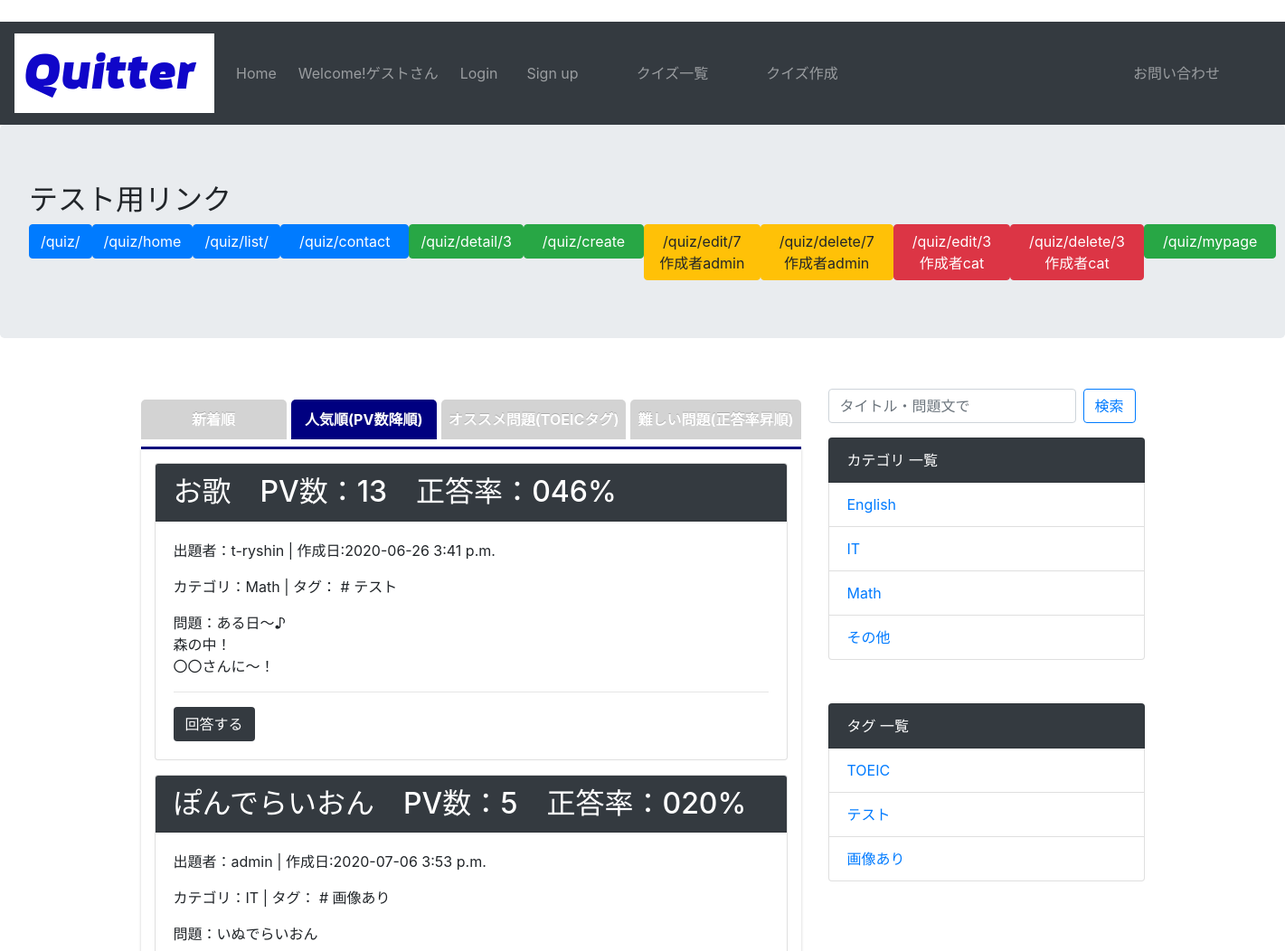
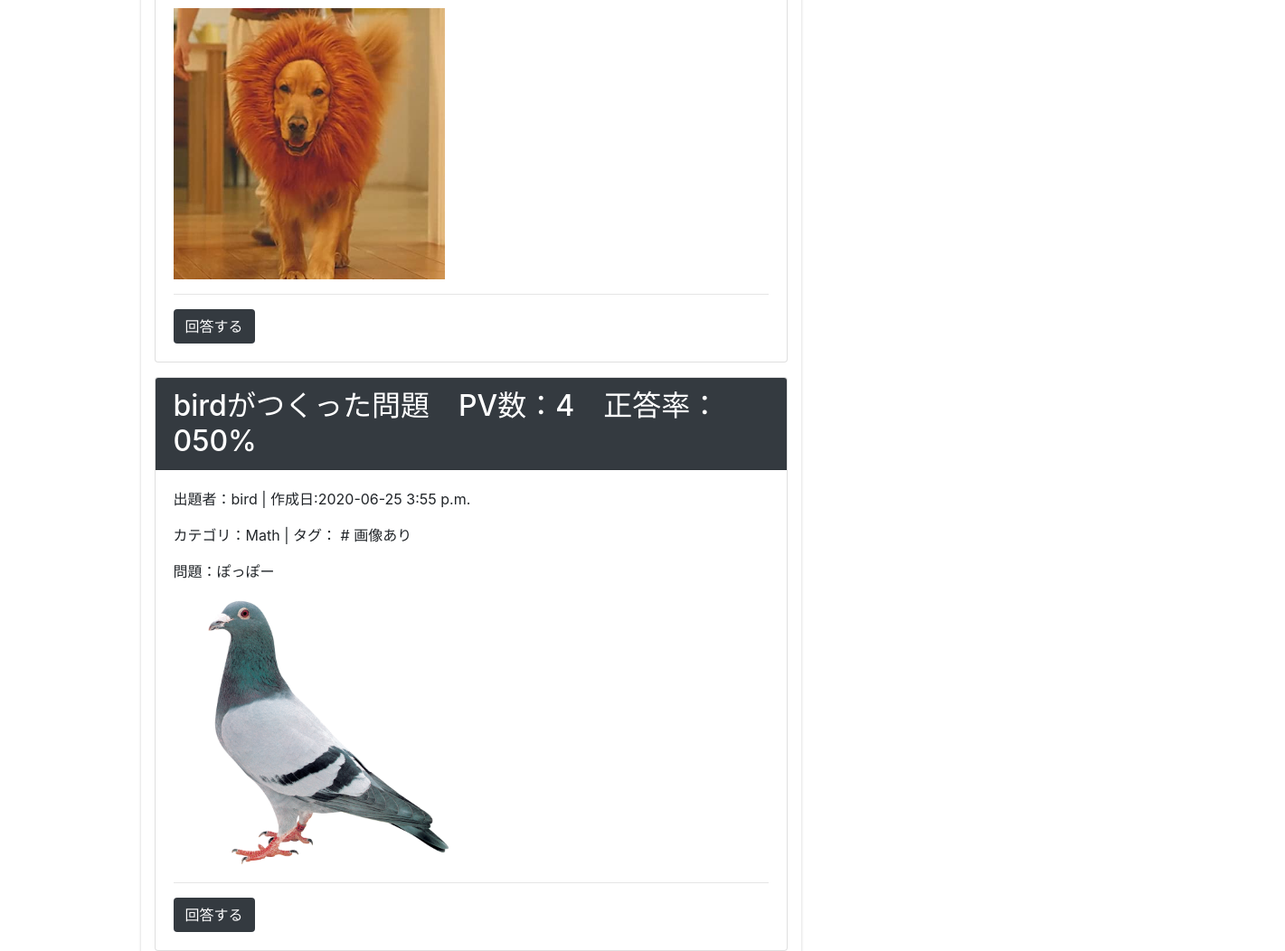
/quiz/home/ (upper part), run on an earlier commit of the app's database (2 pictures, top to bottom).
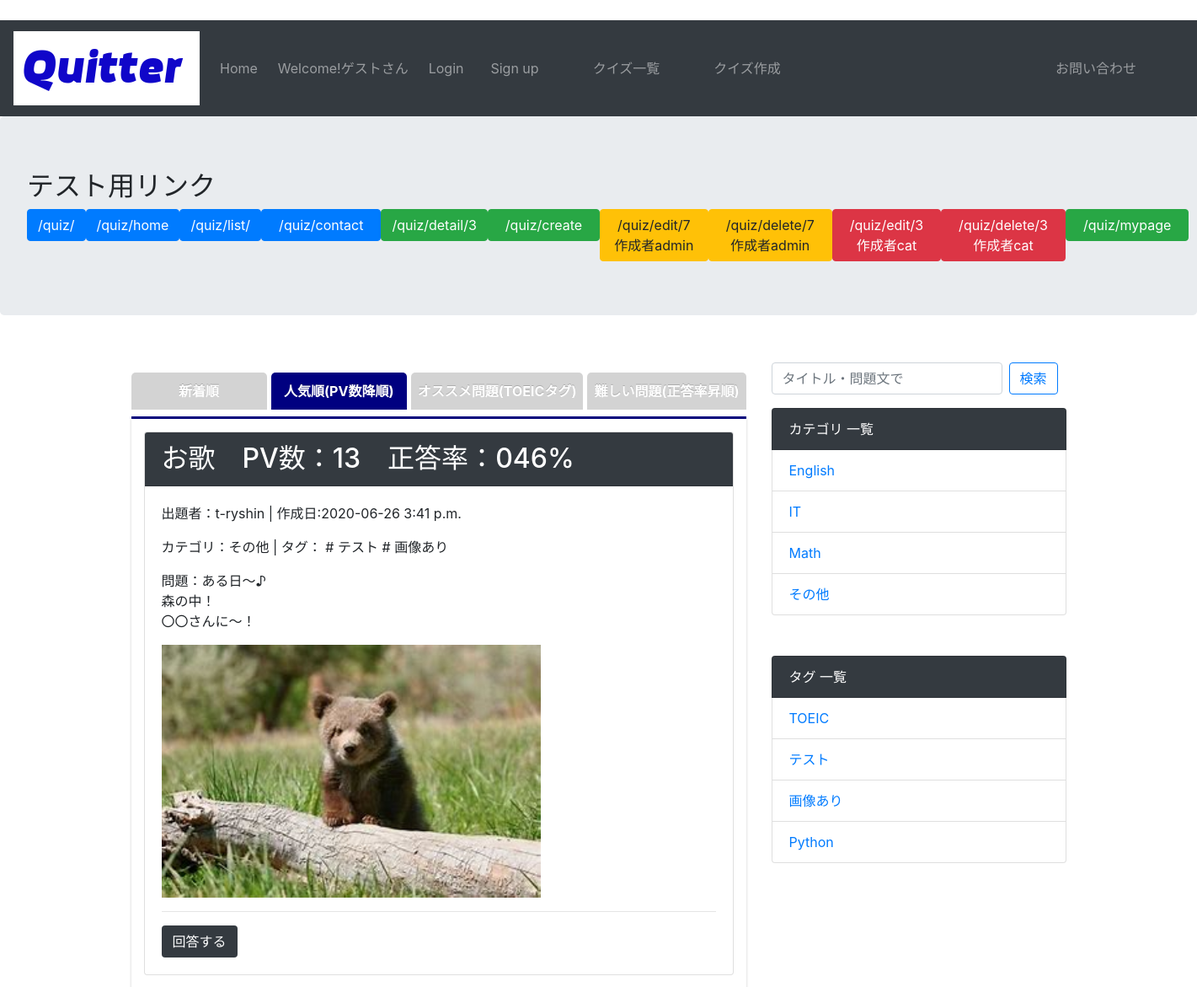
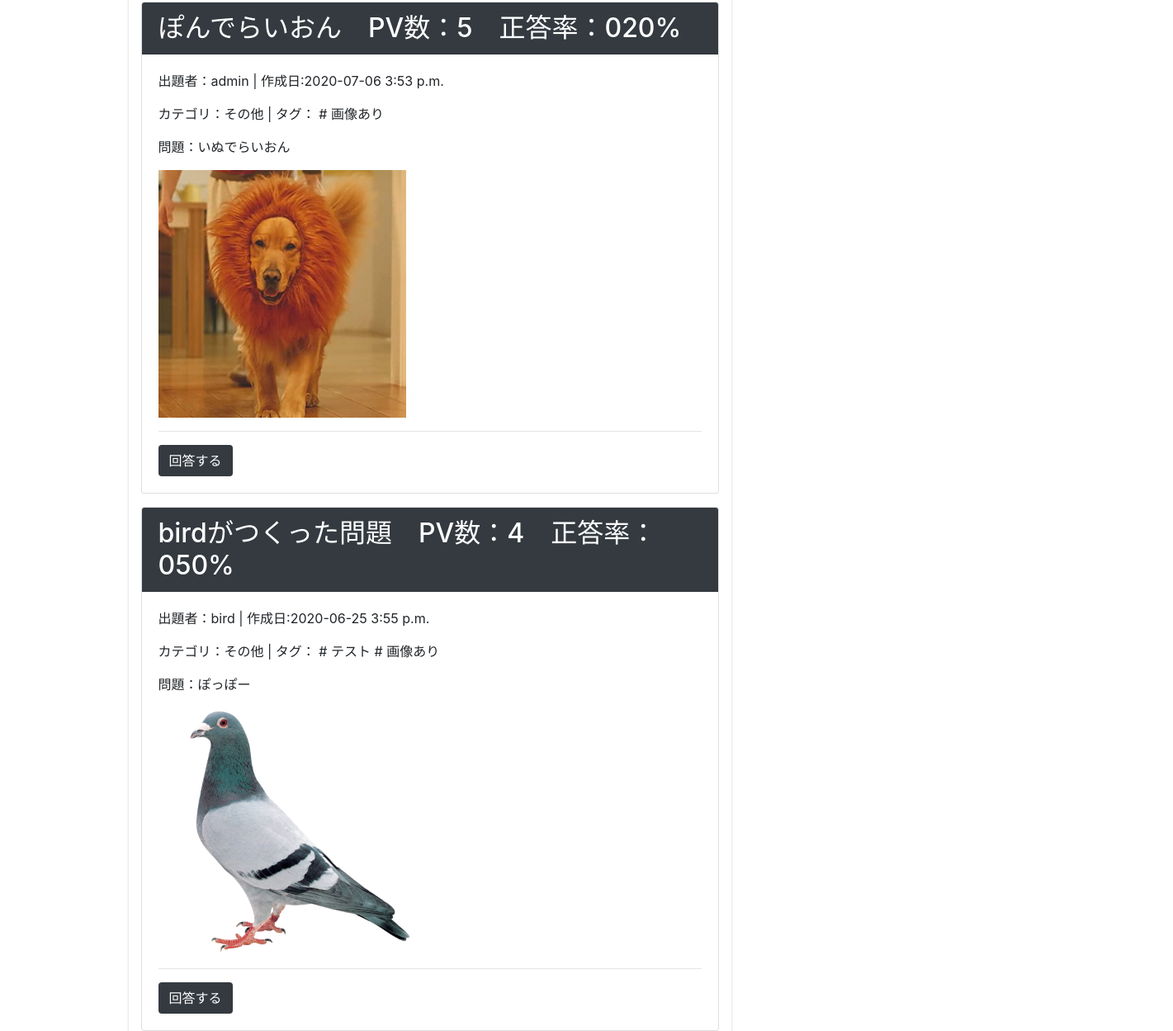
And on a later commit of the database (2 pictures, top to bottom).
### quiz/models.py (models this page shows, shortened)
class Quiz(models.Model):
    QUIZ_CHOICES = (
        ('a', 'a'), ('b', 'b'), ('c', 'c'), ('d', 'd')
        )
    author = models.ForeignKey(User,verbose_name='作成者',on_delete=models.CASCADE)
    title = models.CharField('タイトル', max_length=255)
    text = models.TextField('問題文')
    image = models.ImageField('画像', upload_to='img', blank=True, null=True)
    category = models.ForeignKey(Category, verbose_name='カテゴリ', blank=False, on_delete=models.PROTECT)
    tag = models.ManyToManyField(Tag, verbose_name='タグ', blank=True)
    choice_a = models.CharField('選択肢a', max_length=255)
    choice_b = models.CharField('選択肢b', max_length=255)
    choice_c = models.CharField('選択肢c', max_length=255)
    choice_d = models.CharField('選択肢d', max_length=255)
    correct_answer = models.CharField('正解', choices=QUIZ_CHOICES, max_length=1)
    explanation = models.TextField('解説', blank=True)
    created_at = models.DateTimeField('問題更新日', default=timezone.now)

class Category(models.Model):
    name = models.CharField('カテゴリ名', max_length=255)
    def __str__(self):
        return self.name

class Tag(models.Model):
    name = models.CharField('タグ名', max_length=255)
    def __str__(self):
        return self.name

### account/models.py (models this page shows)
class User(AbstractUser):
    pass

### quiz/views.py (the view)
# urls.py: path('home/', views.home, name='home'),
def home(request):
    all_quiz_list = Quiz.objects.order_by('-created_at')
    latest_quiz_dict = get_quiz_dict(all_quiz_list[:5])
    toeic_quiz_list = Quiz.objects.filter(tag__name='TOEIC').order_by('created_at')
    toeic_quiz_dict = get_quiz_dict(toeic_quiz_list)
    quiz_dict = get_quiz_dict(all_quiz_list)
    pv_sorted_list = sorted(quiz_dict.items(), reverse=True, key=lambda x: x[1]['total_count'])[:5]
    correct_rate_sorted_list = sorted(quiz_dict.items(), key=lambda x: x[1]['correct_rate'])[:5]
    context = {
        'latest_quiz_dict': latest_quiz_dict,                   # 新着順 dict型
        'pv_sorted_list': pv_sorted_list,                       # PV降順 list型
        'toeic_quiz_dict': toeic_quiz_dict,                     # タグTOEIC dict型
        'correct_rate_sorted_list': correct_rate_sorted_list    # 正答率昇順 list型
    }
    return render(request, 'quiz/home.html', context)

### quiz/context_processors.py (called while the page is built)
def common(request):
    context = {
        'category_list':Category.objects.all(),
        'tag_list':Tag.objects.all()
    }
    return context

### quiz/func.py (called while the page is built)
def get_quiz_dict(quiz_list):
    quiz_dict = {}
    for quiz in quiz_list:
        quiz_id = quiz.id
        answer = Answer.objects.filter(quiz=quiz_id) # 問題IDでフィルターした回答履歴
        total_count = answer.count() # 総回答数
        correct_count = answer.filter(is_correct=True).count() # 正解の回答数
        try:
            correct_rate = f'{correct_count / total_count * 100:03.0f}%'
        except ZeroDivisionError:
            correct_rate = "まだ回答がありません"
        quiz_dict[quiz] = {
            'total_count': total_count,
            'correct_rate': correct_rate,
        }
    return quiz_dict

### templates/quiz/home.html (shortened to what this page needs)
{% extends 'base.html' %}
{% load static %}
{% block customcss %}
<link rel="stylesheet" href="{% static 'css/tab.css' %}">
{% endblock customcss %}
{% block jumbotron %}
<div class="jumbotron">
    <h2>テスト用リンク</h2>
    <div class="btn-group" role="group" aria-label="Basic example">
        <a href="{% url 'quiz:index' %}"><button type="button" class="btn btn-primary">/quiz/</button></a>
        <a href="{% url 'quiz:home' %}"><button type="button" class="btn btn-primary">/quiz/home</button></a>
        <a href="{% url 'quiz:list' %}"><button type="button" class="btn btn-primary">/quiz/list/</button></a>
        <a href="{% url 'quiz:contact' %}"><button type="button" class="btn btn-primary">/quiz/contact　</button></a>
        <a href="{% url 'quiz:detail' quiz_pk=3 %}"><button type="button" class="btn btn-success">/quiz/detail/3</button></a>
        <a href="{% url 'quiz:create' %}"><button type="button" class="btn btn-success">/quiz/create　</button></a>
        <a href="{% url 'quiz:edit' quiz_pk=7 %}"><button type="button" class="btn btn-warning">/quiz/edit/7　作成者admin</button></a>
        <a href="{% url 'quiz:delete' quiz_pk=7 %}"><button type="button" class="btn btn-warning">/quiz/delete/7　作成者admin</button></a>
        <a href="{% url 'quiz:edit' quiz_pk=3 %}"><button type="button" class="btn btn-danger">/quiz/edit/3　作成者cat</button></a>
        <a href="{% url 'quiz:delete' quiz_pk=3 %}"><button type="button" class="btn btn-danger">/quiz/delete/3　作成者cat</button></a>
        <a href="{% url 'quiz:mypage' %}"><button type="button" class="btn btn-success">/quiz/mypage　</button></a>
    </div>
</div>
{% endblock jumbotron %}
{% block content %}
<div class="tab-wrap">
    <input id="TAB02-01" type="radio" name="TAB02" class="tab-switch" checked="checked" /><label class="tab-label" for="TAB02-01">新着順</label>
    <input checked="checked" id="TAB02-02" type="radio" name="TAB02" class="tab-switch" /><label class="tab-label" for="TAB02-02">人気順(PV数降順)</label>
    <div class="tab-content">
        {% for quiz, value in pv_sorted_list %}
        <div class="card mb-3">
            <h2 class="card-header bg-dark text-white">{{ quiz.title }}　PV数：{{ value.total_count }}　正答率：{{ value.correct_rate }}</h2>
            <div class="card-body">
                <p>出題者：{{ quiz.author }} | 作成日:{{ quiz.created_at|date:'Y-m-d P' }}</p>
                <p>カテゴリ：{{ quiz.category }} | タグ：{% for tag in quiz.tag.all %} # {{ tag }}{% endfor %}</p>
                <p>問題：{{ quiz.text|linebreaksbr }}</p>
                {% if quiz.image %}<p><img src="{{ quiz.image.url }}" height=300></p>{% endif %}
                <hr>
                <a href="{% url 'quiz:detail' quiz.pk %}" class="btn bg-dark text-white">回答する</a>
            </div>
        </div>
        {% endfor %}
    </div>
    <input id="TAB02-03" type="radio" name="TAB02" class="tab-switch" /><label class="tab-label" for="TAB02-03">オススメ問題(TOEICタグ)</label>
    <input id="TAB02-04" type="radio" name="TAB02" class="tab-switch" /><label class="tab-label" for="TAB02-04">難しい問題(正答率昇順)</label>
</div>
{% endblock content %}
{% block sidebar %}
    <ul class="list-group mt-2 mb-3">
        <form class="form-inline my-2 my-lg-0" method="GET" action="{% url 'quiz:search' %}">
            <input class="form-control mr-sm-2" type="text" placeholder="タイトル・問題文で" aria-label="Search" name="keyword">
            <button class="btn btn-outline-primary my-2 my-sm-0" type="submit">検索</button>
        </form>
    </ul>
    <ul class="list-group mb-5">
        <li class="list-group-item bg-dark text-white">カテゴリ 一覧</li>
        {% for category in category_list %}
            <li class="list-group-item"><a href="{% url 'quiz:category' category.pk %}">{{ category }}</a></li>
        {% endfor %}
    </ul>
    <ul class="list-group">
        <li class="list-group-item bg-dark text-white">タグ 一覧</li>
        {% for tag in tag_list %}
            <li class="list-group-item"><a href="{% url 'quiz:tag' tag.pk %}">{{ tag }}</a></li>
        {% endfor %}
    </ul>
{% endblock sidebar %}

What changed in the data, as far as the page shows it:
changed Quiz "お歌": category "Math" → "その他"; gains Tag (name "画像あり"); image empty → "img/bear.jpg" (drawn); image: picture added
changed Quiz "ぽんでらいおん": category "IT" → "その他"
changed Quiz "birdがつくった問題": category "Math" → "その他"; gains Tag (name "テスト")
added Tag: name "Python"
